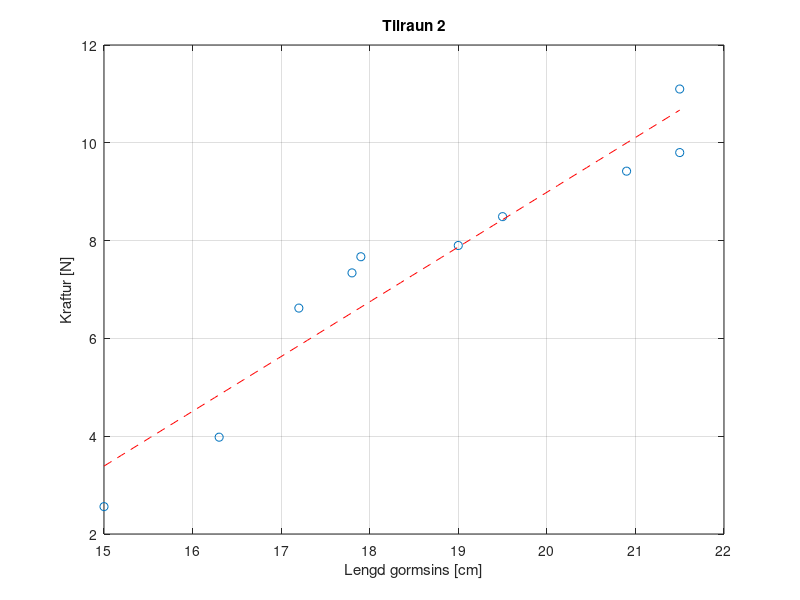

Write MATLAB code to recreate this figure.


F = sort([9.8, 7.9, 11.1, 3.98, 2.56, 9.42, 7.34, 8.49, 7.67, 6.62]); % F [N]
x = sort([17.2, 15, 17.9, 20.9, 19, 19.5, 16.3, 21.5, 21.5, 17.8]); % x [m]



figure;
plot(x, F, 'o'); % Gögnin teiknuð með punktum og línu
title("Tilraun 2")
xlabel('Lengd gormsins [cm]');
ylabel('Kraftur [N]');
grid on;

% Fylki með línulegri mátun á gögnin (hallatala = gormstuðull K)
p = polyfit(x, F, 1); % 1st gráðu margliða mátun
k_computed = p(1); % Hallatalan er gormstuðull K

% Sýna hallatöluna í skipanaglugganum
fprintf('Reiknaður gormstuðull K er: %.2f N/m\n', k_computed * 100);

% Bæta við mátunarlínu í grafinu
hold on;
x_fit = linspace(min(x), max(x), 100);
F_fit = polyval(p, x_fit);
plot(x_fit, F_fit, '--r'); % Línuleg mátun teiknuð með strikalínu
% legend('Gögn', 'Línuleg mátun');